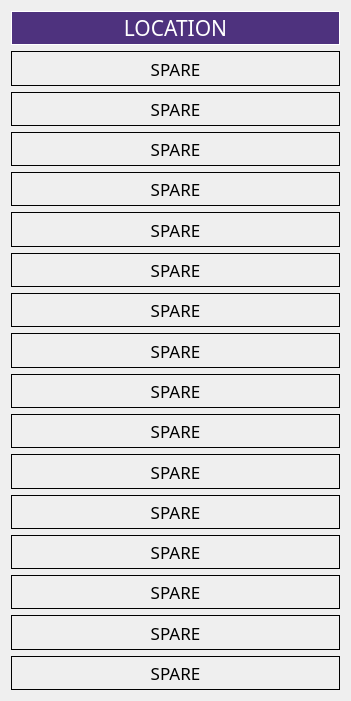
    <widget class="QWidget" name="verticalLayoutWidget_6">
     <property name="geometry">
      <rect>
       <x>950</x>
       <y>250</y>
       <width>351</width>
       <height>701</height>
      </rect>
     </property>
     <layout class="QVBoxLayout" name="verticalLayout_6">
      <item>
       <widget class="QLabel" name="label_8">
        <property name="font">
         <font>
          <family>Bahnschrift</family>
          <pointsize>16</pointsize>
          <weight>9</weight>
          <italic>false</italic>
          <bold>false</bold>
         </font>
        </property>
        <property name="layoutDirection">
         <enum>Qt::LeftToRight</enum>
        </property>
        <property name="autoFillBackground">
         <bool>false</bool>
        </property>
        <property name="styleSheet">
         <string notr="true">font: 75 16pt &quot;Bahnschrift&quot;;
background-color: rgb(78, 50, 126);
color:rgb(255,255,255);</string>
        </property>
        <property name="frameShape">
         <enum>QFrame::Panel</enum>
        </property>
        <property name="text">
         <string>LOCATION</string>
        </property>
        <property name="alignment">
         <set>Qt::AlignCenter</set>
        </property>
        <property name="openExternalLinks">
         <bool>false</bool>
        </property>
       </widget>
      </item>
      <item>
       <widget class="QLabel" name="label_location_17">
        <property name="font">
         <font>
          <family>Bahnschrift</family>
          <pointsize>13</pointsize>
          <weight>50</weight>
          <bold>false</bold>
         </font>
        </property>
        <property name="frameShape">
         <enum>QFrame::Panel</enum>
        </property>
        <property name="text">
         <string>SPARE</string>
        </property>
        <property name="alignment">
         <set>Qt::AlignCenter</set>
        </property>
       </widget>
      </item>
      <item>
       <widget class="QLabel" name="label_location_18">
        <property name="font">
         <font>
          <family>Bahnschrift</family>
          <pointsize>13</pointsize>
          <weight>50</weight>
          <italic>false</italic>
          <bold>false</bold>
         </font>
        </property>
        <property name="styleSheet">
         <string notr="true"/>
        </property>
        <property name="frameShape">
         <enum>QFrame::Panel</enum>
        </property>
        <property name="text">
         <string>SPARE</string>
        </property>
        <property name="alignment">
         <set>Qt::AlignCenter</set>
        </property>
       </widget>
      </item>
      <item>
       <widget class="QLabel" name="label_location_19">
        <property name="font">
         <font>
          <family>Bahnschrift</family>
          <pointsize>13</pointsize>
          <weight>50</weight>
          <italic>false</italic>
          <bold>false</bold>
         </font>
        </property>
        <property name="styleSheet">
         <string notr="true"/>
        </property>
        <property name="frameShape">
         <enum>QFrame::Panel</enum>
        </property>
        <property name="text">
         <string>SPARE</string>
        </property>
        <property name="alignment">
         <set>Qt::AlignCenter</set>
        </property>
       </widget>
      </item>
      <item>
       <widget class="QLabel" name="label_location_20">
        <property name="font">
         <font>
          <family>Bahnschrift</family>
          <pointsize>13</pointsize>
          <weight>50</weight>
          <bold>false</bold>
         </font>
        </property>
        <property name="frameShape">
         <enum>QFrame::Panel</enum>
        </property>
        <property name="text">
         <string>SPARE</string>
        </property>
        <property name="alignment">
         <set>Qt::AlignCenter</set>
        </property>
       </widget>
      </item>
      <item>
       <widget class="QLabel" name="label_location_21">
        <property name="font">
         <font>
          <family>Bahnschrift</family>
          <pointsize>13</pointsize>
          <weight>50</weight>
          <bold>false</bold>
         </font>
        </property>
        <property name="frameShape">
         <enum>QFrame::Panel</enum>
        </property>
        <property name="text">
         <string>SPARE</string>
        </property>
        <property name="alignment">
         <set>Qt::AlignCenter</set>
        </property>
       </widget>
      </item>
      <item>
       <widget class="QLabel" name="label_location_22">
        <property name="font">
         <font>
          <family>Bahnschrift</family>
          <pointsize>13</pointsize>
          <weight>50</weight>
          <bold>false</bold>
         </font>
        </property>
        <property name="frameShape">
         <enum>QFrame::Panel</enum>
        </property>
        <property name="text">
         <string>SPARE</string>
        </property>
        <property name="alignment">
         <set>Qt::AlignCenter</set>
        </property>
       </widget>
      </item>
      <item>
       <widget class="QLabel" name="label_location_23">
        <property name="font">
         <font>
          <family>Bahnschrift</family>
          <pointsize>13</pointsize>
          <weight>50</weight>
          <bold>false</bold>
         </font>
        </property>
        <property name="frameShape">
         <enum>QFrame::Panel</enum>
        </property>
        <property name="text">
         <string>SPARE</string>
        </property>
        <property name="alignment">
         <set>Qt::AlignCenter</set>
        </property>
       </widget>
      </item>
      <item>
       <widget class="QLabel" name="label_location_24">
        <property name="font">
         <font>
          <family>Bahnschrift</family>
          <pointsize>13</pointsize>
          <weight>50</weight>
          <bold>false</bold>
         </font>
        </property>
        <property name="frameShape">
         <enum>QFrame::Panel</enum>
        </property>
        <property name="text">
         <string>SPARE</string>
        </property>
        <property name="alignment">
         <set>Qt::AlignCenter</set>
        </property>
       </widget>
      </item>
      <item>
       <widget class="QLabel" name="label_location_25">
        <property name="font">
         <font>
          <family>Bahnschrift</family>
          <pointsize>13</pointsize>
          <weight>50</weight>
          <bold>false</bold>
         </font>
        </property>
        <property name="frameShape">
         <enum>QFrame::Panel</enum>
        </property>
        <property name="text">
         <string>SPARE</string>
        </property>
        <property name="alignment">
         <set>Qt::AlignCenter</set>
        </property>
       </widget>
      </item>
      <item>
       <widget class="QLabel" name="label_location_26">
        <property name="font">
         <font>
          <family>Bahnschrift</family>
          <pointsize>13</pointsize>
          <weight>50</weight>
          <bold>false</bold>
         </font>
        </property>
        <property name="frameShape">
         <enum>QFrame::Panel</enum>
        </property>
        <property name="text">
         <string>SPARE</string>
        </property>
        <property name="alignment">
         <set>Qt::AlignCenter</set>
        </property>
       </widget>
      </item>
      <item>
       <widget class="QLabel" name="label_location_27">
        <property name="font">
         <font>
          <family>Bahnschrift</family>
          <pointsize>13</pointsize>
          <weight>50</weight>
          <bold>false</bold>
         </font>
        </property>
        <property name="frameShape">
         <enum>QFrame::Panel</enum>
        </property>
        <property name="text">
         <string>SPARE</string>
        </property>
        <property name="alignment">
         <set>Qt::AlignCenter</set>
        </property>
       </widget>
      </item>
      <item>
       <widget class="QLabel" name="label_location_28">
        <property name="font">
         <font>
          <family>Bahnschrift</family>
          <pointsize>13</pointsize>
          <weight>50</weight>
          <bold>false</bold>
         </font>
        </property>
        <property name="frameShape">
         <enum>QFrame::Panel</enum>
        </property>
        <property name="text">
         <string>SPARE</string>
        </property>
        <property name="alignment">
         <set>Qt::AlignCenter</set>
        </property>
       </widget>
      </item>
      <item>
       <widget class="QLabel" name="label_location_29">
        <property name="font">
         <font>
          <family>Bahnschrift</family>
          <pointsize>13</pointsize>
          <weight>50</weight>
          <bold>false</bold>
         </font>
        </property>
        <property name="frameShape">
         <enum>QFrame::Panel</enum>
        </property>
        <property name="text">
         <string>SPARE</string>
        </property>
        <property name="alignment">
         <set>Qt::AlignCenter</set>
        </property>
       </widget>
      </item>
      <item>
       <widget class="QLabel" name="label_location_30">
        <property name="font">
         <font>
          <family>Bahnschrift</family>
          <pointsize>13</pointsize>
          <weight>50</weight>
          <bold>false</bold>
         </font>
        </property>
        <property name="frameShape">
         <enum>QFrame::Panel</enum>
        </property>
        <property name="text">
         <string>SPARE</string>
        </property>
        <property name="alignment">
         <set>Qt::AlignCenter</set>
        </property>
       </widget>
      </item>
      <item>
       <widget class="QLabel" name="label_location_31">
        <property name="font">
         <font>
          <family>Bahnschrift</family>
          <pointsize>13</pointsize>
          <weight>50</weight>
          <bold>false</bold>
         </font>
        </property>
        <property name="frameShape">
         <enum>QFrame::Panel</enum>
        </property>
        <property name="text">
         <string>SPARE</string>
        </property>
        <property name="alignment">
         <set>Qt::AlignCenter</set>
        </property>
       </widget>
      </item>
      <item>
       <widget class="QLabel" name="label_location_32">
        <property name="font">
         <font>
          <family>Bahnschrift</family>
          <pointsize>13</pointsize>
          <weight>50</weight>
          <bold>false</bold>
         </font>
        </property>
        <property name="frameShape">
         <enum>QFrame::Panel</enum>
        </property>
        <property name="text">
         <string>SPARE</string>
        </property>
        <property name="alignment">
         <set>Qt::AlignCenter</set>
        </property>
       </widget>
      </item>
     </layout>
    </widget>
